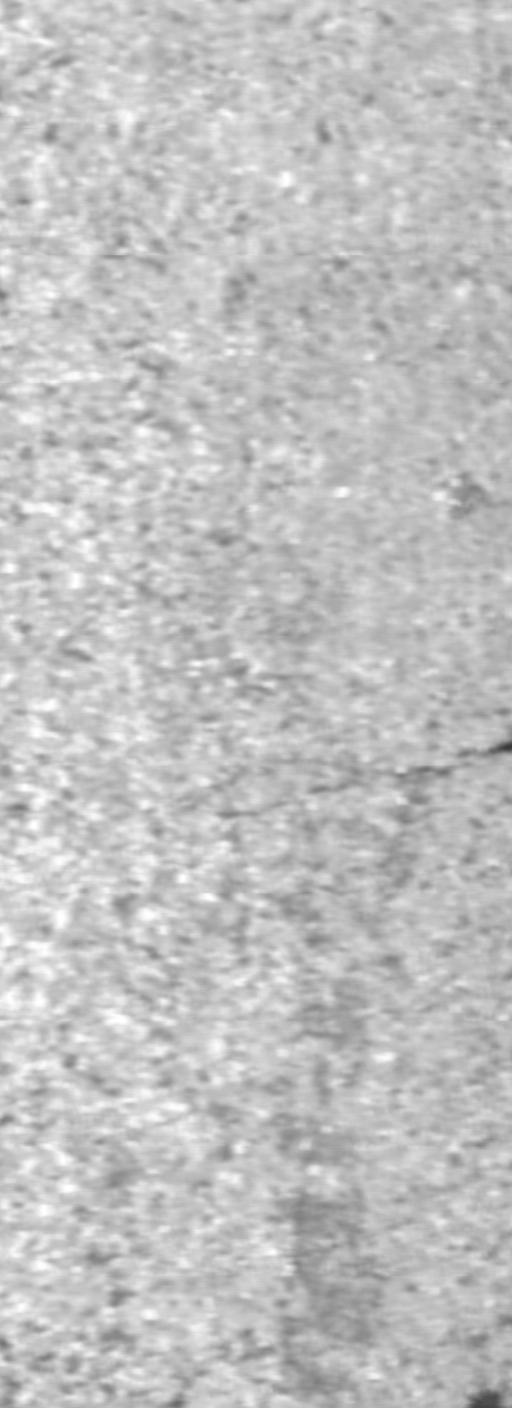
#> input picture Defective/Part0.jpg, 512 x 1408 px, found by its file name; its folder holds only this picture in this run
$ python finals.py
#> lines starting #> are read from the running program, lines starting #| are printed output that depends on the picture
import os
import numpy as np
from skimage.feature import hog
from skimage import exposure
from skimage.io import imread
from sklearn.ensemble import RandomForestClassifier
from sklearn.model_selection import train_test_split
from sklearn.metrics import classification_report, accuracy_score
import joblib

# Paths to your dataset
train_dir = r"C:\Users\sarth\OneDrive\Desktop\split\Train"
val_dir = r"C:\Users\sarth\OneDrive\Desktop\split\Validation"
test_dir = r"C:\Users\sarth\OneDrive\Desktop\split\Test"

# Categories
categories = ['Defective', 'Non-Defective']

# Initialize lists for features and labels
features = []
labels = []

# Function to extract HOG features from an image
def extract_hog_features(image_path):
    image = imread(image_path, as_gray=True)
#> image is the input picture: shape (1408, 512); min 55, max 255, mean 192.8
    fd, hog_image = hog(image, orientations=8, pixels_per_cell=(8, 8), cells_per_block=(2, 2), visualize=True)
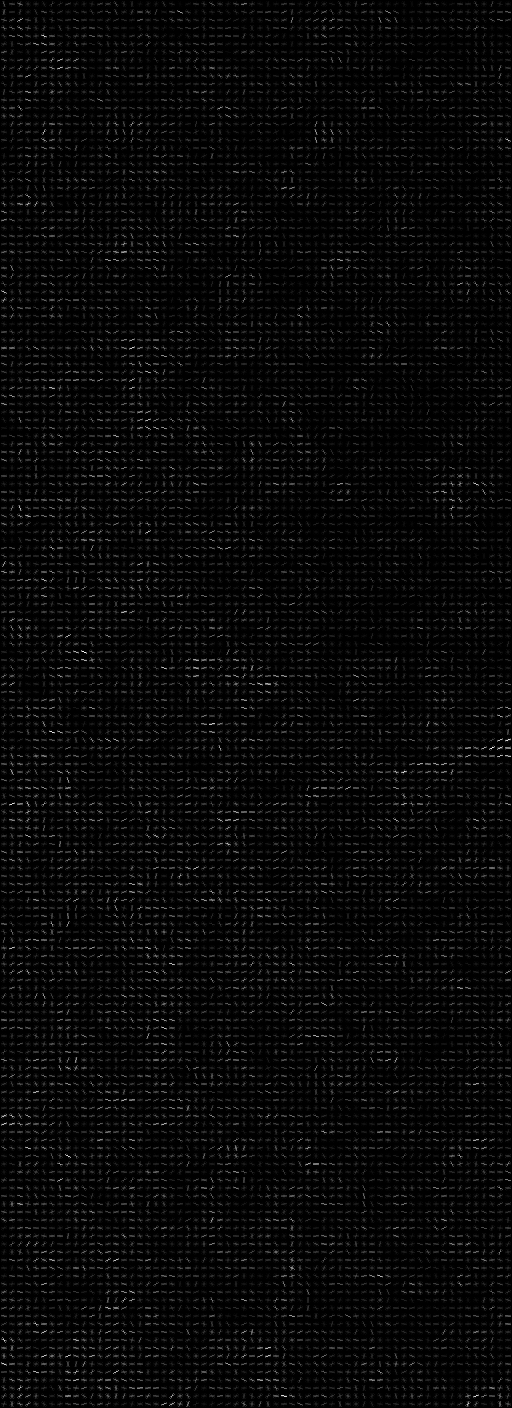
#> hog_image: shape (1408, 512) float64; min 0, max 20.59, mean 0.7; drawn with min black and max white
    hog_image_rescaled = exposure.rescale_intensity(hog_image, in_range=(0, 10))
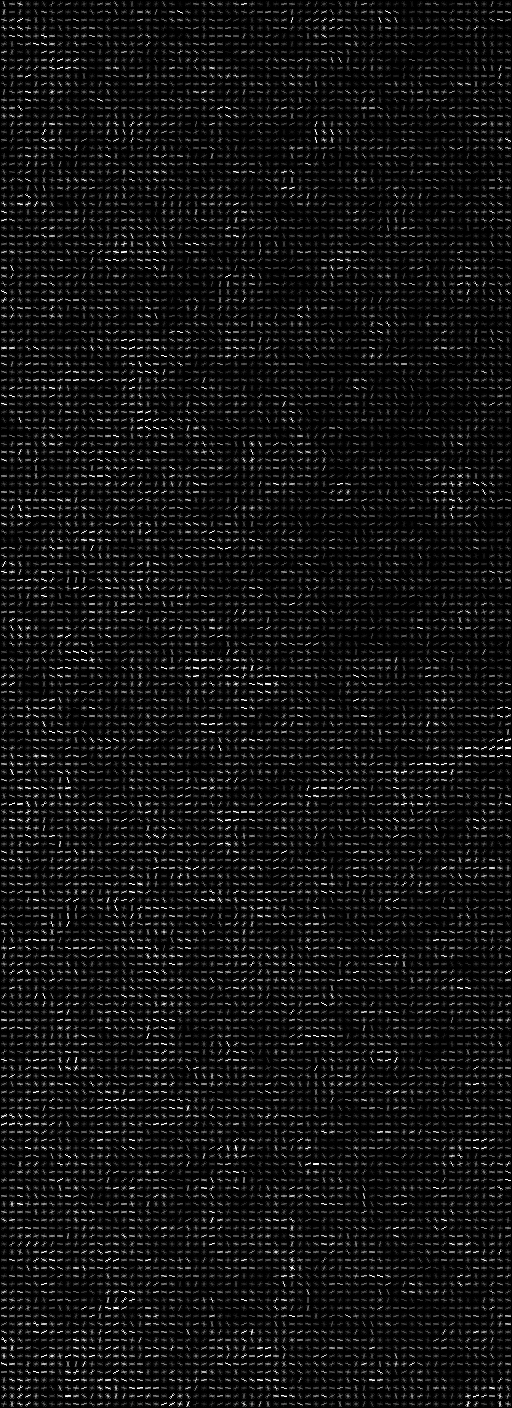
#> hog_image_rescaled: shape (1408, 512) float64; min 0, max 1, mean 0.0676
    return fd

# Load images and labels from directories
for category in categories:
    category_path = os.path.join(train_dir, category)
    print(f"Processing category: {category}, Path: {category_path}")
#> (the run stopped early here; a loop or call above may not have finished)
